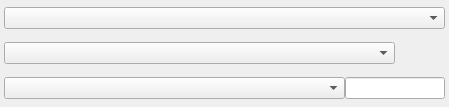
<?xml version="1.0" encoding="UTF-8"?>
<ui version="4.0">
 <class>WaypointTaskWidget</class>
 <widget class="QWidget" name="WaypointTaskWidget">
  <property name="geometry">
   <rect>
    <x>0</x>
    <y>0</y>
    <width>449</width>
    <height>107</height>
   </rect>
  </property>
  <property name="windowTitle">
   <string>Form</string>
  </property>
  <layout class="QVBoxLayout" name="verticalLayout">
   <property name="spacing">
    <number>6</number>
   </property>
   <property name="leftMargin">
    <number>4</number>
   </property>
   <property name="topMargin">
    <number>0</number>
   </property>
   <property name="rightMargin">
    <number>4</number>
   </property>
   <property name="bottomMargin">
    <number>0</number>
   </property>
   <item>
    <layout class="QVBoxLayout" name="layout">
     <property name="spacing">
      <number>0</number>
     </property>
     <item>
      <widget class="QComboBox" name="waypointTaskComboBox"/>
     </item>
     <item>
      <widget class="QStackedWidget" name="stackedWidget">
       <property name="sizePolicy">
        <sizepolicy hsizetype="Preferred" vsizetype="Fixed">
         <horstretch>0</horstretch>
         <verstretch>0</verstretch>
        </sizepolicy>
       </property>
       <property name="minimumSize">
        <size>
         <width>0</width>
         <height>70</height>
        </size>
       </property>
       <property name="currentIndex">
        <number>2</number>
       </property>
       <widget class="QWidget" name="blankPage"/>
       <widget class="QWidget" name="remoteMinePage"/>
       <widget class="QWidget" name="transportPage">
        <layout class="QVBoxLayout" name="verticalLayout_4">
         <property name="spacing">
          <number>0</number>
         </property>
         <property name="leftMargin">
          <number>0</number>
         </property>
         <property name="topMargin">
          <number>0</number>
         </property>
         <property name="rightMargin">
          <number>0</number>
         </property>
         <property name="bottomMargin">
          <number>0</number>
         </property>
         <item>
          <widget class="QWidget" name="widget" native="true">
           <layout class="QHBoxLayout" name="horizontalLayout_2">
            <property name="spacing">
             <number>0</number>
            </property>
            <property name="leftMargin">
             <number>0</number>
            </property>
            <property name="topMargin">
             <number>0</number>
            </property>
            <property name="rightMargin">
             <number>0</number>
            </property>
            <property name="bottomMargin">
             <number>0</number>
            </property>
            <item>
             <layout class="QGridLayout" name="gridLayout" rowstretch="0">
              <property name="rightMargin">
               <number>0</number>
              </property>
              <property name="horizontalSpacing">
               <number>30</number>
              </property>
              <property name="verticalSpacing">
               <number>0</number>
              </property>
              <item row="0" column="0">
               <widget class="QComboBox" name="cargoTypeComboBox">
                <property name="sizePolicy">
                 <sizepolicy hsizetype="MinimumExpanding" vsizetype="Fixed">
                  <horstretch>0</horstretch>
                  <verstretch>0</verstretch>
                 </sizepolicy>
                </property>
               </widget>
              </item>
              <item row="0" column="1">
               <widget class="FreeStars::DiamondButton" name="widget_2" native="true">
                <property name="sizePolicy">
                 <sizepolicy hsizetype="Fixed" vsizetype="Fixed">
                  <horstretch>0</horstretch>
                  <verstretch>0</verstretch>
                 </sizepolicy>
                </property>
                <property name="minimumSize">
                 <size>
                  <width>20</width>
                  <height>20</height>
                 </size>
                </property>
               </widget>
              </item>
             </layout>
            </item>
           </layout>
          </widget>
         </item>
         <item>
          <widget class="QWidget" name="widget_3" native="true">
           <layout class="QGridLayout" name="gridLayout_3">
            <property name="sizeConstraint">
             <enum>QLayout::SetMaximumSize</enum>
            </property>
            <property name="leftMargin">
             <number>0</number>
            </property>
            <property name="topMargin">
             <number>0</number>
            </property>
            <property name="rightMargin">
             <number>0</number>
            </property>
            <property name="bottomMargin">
             <number>0</number>
            </property>
            <property name="spacing">
             <number>0</number>
            </property>
            <item row="0" column="0">
             <layout class="QGridLayout" name="gridLayout_2" rowstretch="0" columnstretch="0,0">
              <property name="sizeConstraint">
               <enum>QLayout::SetDefaultConstraint</enum>
              </property>
              <property name="verticalSpacing">
               <number>0</number>
              </property>
              <item row="0" column="0">
               <widget class="QComboBox" name="actionComboBox">
                <property name="sizePolicy">
                 <sizepolicy hsizetype="Preferred" vsizetype="Fixed">
                  <horstretch>0</horstretch>
                  <verstretch>0</verstretch>
                 </sizepolicy>
                </property>
               </widget>
              </item>
              <item row="0" column="1">
               <widget class="QLineEdit" name="lineEdit">
                <property name="sizePolicy">
                 <sizepolicy hsizetype="Preferred" vsizetype="Fixed">
                  <horstretch>0</horstretch>
                  <verstretch>0</verstretch>
                 </sizepolicy>
                </property>
                <property name="maximumSize">
                 <size>
                  <width>100</width>
                  <height>16777215</height>
                 </size>
                </property>
               </widget>
              </item>
             </layout>
            </item>
           </layout>
          </widget>
         </item>
        </layout>
       </widget>
       <widget class="QWidget" name="colonizePage">
        <layout class="QVBoxLayout" name="verticalLayout_3">
         <item>
          <widget class="QLabel" name="label">
           <property name="text">
            <string>Note: All ships will be dismantled to provide supplies for colonists</string>
           </property>
           <property name="alignment">
            <set>Qt::AlignLeading|Qt::AlignLeft|Qt::AlignTop</set>
           </property>
           <property name="wordWrap">
            <bool>true</bool>
           </property>
          </widget>
         </item>
        </layout>
       </widget>
      </widget>
     </item>
    </layout>
   </item>
  </layout>
 </widget>
 <customwidgets>
  <customwidget>
   <class>FreeStars::DiamondButton</class>
   <extends>QWidget</extends>
   <header>diamond_button.h</header>
   <container>1</container>
  </customwidget>
 </customwidgets>
 <resources/>
 <connections/>
</ui>
